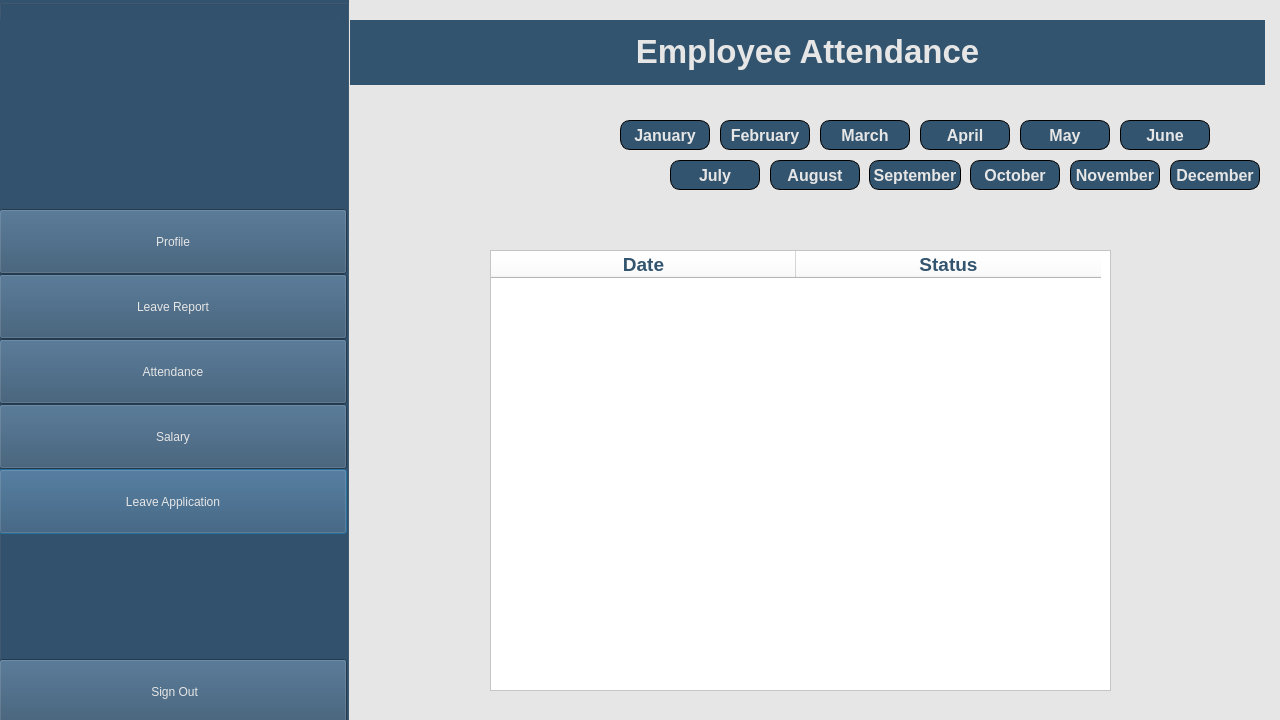
<?xml version="1.0" encoding="UTF-8"?>
<ui version="4.0">
 <class>Dialog</class>
 <widget class="QDialog" name="Dialog">
  <property name="geometry">
   <rect>
    <x>0</x>
    <y>0</y>
    <width>1280</width>
    <height>720</height>
   </rect>
  </property>
  <property name="minimumSize">
   <size>
    <width>1280</width>
    <height>720</height>
   </size>
  </property>
  <property name="maximumSize">
   <size>
    <width>1280</width>
    <height>720</height>
   </size>
  </property>
  <property name="mouseTracking">
   <bool>true</bool>
  </property>
  <property name="tabletTracking">
   <bool>true</bool>
  </property>
  <property name="windowTitle">
   <string>Dialog</string>
  </property>
  <property name="styleSheet">
   <string notr="true">background-color: rgb(230, 230, 230);</string>
  </property>
  <widget class="QGroupBox" name="side_bar">
   <property name="geometry">
    <rect>
     <x>-1</x>
     <y>-1</y>
     <width>350</width>
     <height>722</height>
    </rect>
   </property>
   <property name="minimumSize">
    <size>
     <width>350</width>
     <height>722</height>
    </size>
   </property>
   <property name="maximumSize">
    <size>
     <width>350</width>
     <height>722</height>
    </size>
   </property>
   <property name="styleSheet">
    <string notr="true">background-color: rgb(50, 82, 110);</string>
   </property>
   <property name="title">
    <string/>
   </property>
   <widget class="QLabel" name="logo">
    <property name="geometry">
     <rect>
      <x>0</x>
      <y>20</y>
      <width>341</width>
      <height>191</height>
     </rect>
    </property>
    <property name="text">
     <string/>
    </property>
    <property name="pixmap">
     <pixmap>../Images/logo-grey.png</pixmap>
    </property>
    <property name="scaledContents">
     <bool>true</bool>
    </property>
   </widget>
   <widget class="QPushButton" name="profile">
    <property name="geometry">
     <rect>
      <x>0</x>
      <y>470</y>
      <width>348</width>
      <height>65</height>
     </rect>
    </property>
    <property name="minimumSize">
     <size>
      <width>348</width>
      <height>65</height>
     </size>
    </property>
    <property name="maximumSize">
     <size>
      <width>348</width>
      <height>65</height>
     </size>
    </property>
    <property name="cursor">
     <cursorShape>PointingHandCursor</cursorShape>
    </property>
    <property name="styleSheet">
     <string notr="true">font: 20pt &quot;Sitka&quot; rgb(255, 255, 255);
color: rgb(230, 230, 230);</string>
    </property>
    <property name="text">
     <string>Leave Application</string>
    </property>
   </widget>
   <widget class="QPushButton" name="leave_report">
    <property name="geometry">
     <rect>
      <x>0</x>
      <y>210</y>
      <width>348</width>
      <height>65</height>
     </rect>
    </property>
    <property name="minimumSize">
     <size>
      <width>348</width>
      <height>65</height>
     </size>
    </property>
    <property name="maximumSize">
     <size>
      <width>348</width>
      <height>65</height>
     </size>
    </property>
    <property name="cursor">
     <cursorShape>PointingHandCursor</cursorShape>
    </property>
    <property name="styleSheet">
     <string notr="true">font: 20pt &quot;Sitka&quot;;
color: rgb(230, 230, 230);</string>
    </property>
    <property name="text">
     <string>Profile</string>
    </property>
   </widget>
   <widget class="QPushButton" name="leave_application">
    <property name="geometry">
     <rect>
      <x>0</x>
      <y>405</y>
      <width>348</width>
      <height>65</height>
     </rect>
    </property>
    <property name="minimumSize">
     <size>
      <width>348</width>
      <height>65</height>
     </size>
    </property>
    <property name="maximumSize">
     <size>
      <width>348</width>
      <height>65</height>
     </size>
    </property>
    <property name="cursor">
     <cursorShape>PointingHandCursor</cursorShape>
    </property>
    <property name="styleSheet">
     <string notr="true">font: 20pt &quot;Sitka&quot; rgb(255, 255, 255);
color: rgb(230, 230, 230);</string>
    </property>
    <property name="text">
     <string>Salary</string>
    </property>
   </widget>
   <widget class="QPushButton" name="salary">
    <property name="geometry">
     <rect>
      <x>0</x>
      <y>275</y>
      <width>348</width>
      <height>65</height>
     </rect>
    </property>
    <property name="minimumSize">
     <size>
      <width>348</width>
      <height>65</height>
     </size>
    </property>
    <property name="maximumSize">
     <size>
      <width>348</width>
      <height>65</height>
     </size>
    </property>
    <property name="cursor">
     <cursorShape>PointingHandCursor</cursorShape>
    </property>
    <property name="styleSheet">
     <string notr="true">font: 20pt &quot;Sitka&quot; rgb(255, 255, 255);
color: rgb(230, 230, 230);</string>
    </property>
    <property name="text">
     <string>Leave Report</string>
    </property>
   </widget>
   <widget class="QPushButton" name="attendance">
    <property name="geometry">
     <rect>
      <x>0</x>
      <y>340</y>
      <width>348</width>
      <height>65</height>
     </rect>
    </property>
    <property name="minimumSize">
     <size>
      <width>348</width>
      <height>65</height>
     </size>
    </property>
    <property name="maximumSize">
     <size>
      <width>348</width>
      <height>65</height>
     </size>
    </property>
    <property name="cursor">
     <cursorShape>PointingHandCursor</cursorShape>
    </property>
    <property name="styleSheet">
     <string notr="true">font: 20pt &quot;Sitka&quot; rgb(255, 255, 255);
color: rgb(230, 230, 230);</string>
    </property>
    <property name="text">
     <string>Attendance</string>
    </property>
   </widget>
   <widget class="QPushButton" name="sign_out">
    <property name="geometry">
     <rect>
      <x>0</x>
      <y>660</y>
      <width>348</width>
      <height>65</height>
     </rect>
    </property>
    <property name="minimumSize">
     <size>
      <width>348</width>
      <height>65</height>
     </size>
    </property>
    <property name="maximumSize">
     <size>
      <width>348</width>
      <height>65</height>
     </size>
    </property>
    <property name="cursor">
     <cursorShape>PointingHandCursor</cursorShape>
    </property>
    <property name="styleSheet">
     <string notr="true">font: italic 18pt &quot;Sitka&quot; rgb(255, 255, 255);
color: rgb(230, 230, 230);</string>
    </property>
    <property name="text">
     <string>  Sign Out </string>
    </property>
    <property name="icon">
     <iconset>
      <normaloff>../Images/sign out-grey.png</normaloff>
      <normalon>../Images/sign out-grey.png</normalon>../Images/sign out-grey.png</iconset>
    </property>
    <property name="iconSize">
     <size>
      <width>30</width>
      <height>30</height>
     </size>
    </property>
   </widget>
  </widget>
  <widget class="QPushButton" name="march">
   <property name="geometry">
    <rect>
     <x>820</x>
     <y>120</y>
     <width>90</width>
     <height>30</height>
    </rect>
   </property>
   <property name="font">
    <font>
     <pointsize>12</pointsize>
     <bold>true</bold>
    </font>
   </property>
   <property name="styleSheet">
    <string notr="true">background-color: rgb(50, 84, 110);
color: rgb(230, 230, 230);
border:1px solid;
border-radius: 10px
</string>
   </property>
   <property name="text">
    <string>March</string>
   </property>
  </widget>
  <widget class="QPushButton" name="oct">
   <property name="geometry">
    <rect>
     <x>970</x>
     <y>160</y>
     <width>90</width>
     <height>30</height>
    </rect>
   </property>
   <property name="font">
    <font>
     <pointsize>12</pointsize>
     <bold>true</bold>
    </font>
   </property>
   <property name="styleSheet">
    <string notr="true">background-color: rgb(50, 84, 110);
color: rgb(230, 230, 230);
border:1px solid;
border-radius: 10px</string>
   </property>
   <property name="text">
    <string>October</string>
   </property>
  </widget>
  <widget class="QPushButton" name="may">
   <property name="geometry">
    <rect>
     <x>1020</x>
     <y>120</y>
     <width>90</width>
     <height>30</height>
    </rect>
   </property>
   <property name="font">
    <font>
     <pointsize>12</pointsize>
     <bold>true</bold>
    </font>
   </property>
   <property name="styleSheet">
    <string notr="true">background-color: rgb(50, 84, 110);
color: rgb(230, 230, 230);
border:1px solid;
border-radius: 10px</string>
   </property>
   <property name="text">
    <string>May</string>
   </property>
  </widget>
  <widget class="QStackedWidget" name="stackedWidget">
   <property name="geometry">
    <rect>
     <x>380</x>
     <y>220</y>
     <width>741</width>
     <height>481</height>
    </rect>
   </property>
   <property name="styleSheet">
    <string notr="true">QHeaderView::section {
    background-color: rgb(50, 84, 110); /* Set your desired background color */
    color: rgb(230, 230, 230); /* Set the text color */
};
background-color: rgb(230, 230, 230);
color: rgb(50, 84, 110);</string>
   </property>
   <property name="currentIndex">
    <number>1</number>
   </property>
   <widget class="QWidget" name="first_page">
    <widget class="QTableWidget" name="table_start">
     <property name="geometry">
      <rect>
       <x>110</x>
       <y>30</y>
       <width>621</width>
       <height>441</height>
      </rect>
     </property>
     <property name="styleSheet">
      <string notr="true">background-color: rgb(230, 230, 230);
color: rgb(50, 84, 110);

QHeaderView::section {
    background-color: rgb(50, 84, 110); /* Set your desired background color */
    color: rgb(230, 230, 230); /* Set the text color */
};</string>
     </property>
     <attribute name="horizontalHeaderMinimumSectionSize">
      <number>96</number>
     </attribute>
     <attribute name="horizontalHeaderDefaultSectionSize">
      <number>305</number>
     </attribute>
     <column>
      <property name="text">
       <string>Date</string>
      </property>
      <property name="font">
       <font>
        <pointsize>14</pointsize>
        <bold>true</bold>
       </font>
      </property>
      <property name="background">
       <color>
        <red>85</red>
        <green>55</green>
        <blue>89</blue>
       </color>
      </property>
      <property name="foreground">
       <brush brushstyle="SolidPattern">
        <color alpha="255">
         <red>50</red>
         <green>84</green>
         <blue>110</blue>
        </color>
       </brush>
      </property>
     </column>
     <column>
      <property name="text">
       <string>Status</string>
      </property>
      <property name="font">
       <font>
        <pointsize>14</pointsize>
        <bold>true</bold>
       </font>
      </property>
      <property name="background">
       <color>
        <red>85</red>
        <green>55</green>
        <blue>89</blue>
       </color>
      </property>
      <property name="foreground">
       <brush brushstyle="SolidPattern">
        <color alpha="255">
         <red>50</red>
         <green>84</green>
         <blue>110</blue>
        </color>
       </brush>
      </property>
     </column>
    </widget>
   </widget>
   <widget class="QWidget" name="second_page">
    <widget class="QTableWidget" name="table_end">
     <property name="geometry">
      <rect>
       <x>110</x>
       <y>30</y>
       <width>621</width>
       <height>441</height>
      </rect>
     </property>
     <property name="styleSheet">
      <string notr="true">background-color: rgb(255, 255, 255);</string>
     </property>
     <attribute name="horizontalHeaderDefaultSectionSize">
      <number>305</number>
     </attribute>
     <column>
      <property name="text">
       <string>Date</string>
      </property>
      <property name="font">
       <font>
        <pointsize>14</pointsize>
        <bold>true</bold>
        <kerning>true</kerning>
       </font>
      </property>
      <property name="background">
       <color alpha="10">
        <red>230</red>
        <green>230</green>
        <blue>230</blue>
       </color>
      </property>
      <property name="foreground">
       <brush brushstyle="SolidPattern">
        <color alpha="255">
         <red>50</red>
         <green>84</green>
         <blue>110</blue>
        </color>
       </brush>
      </property>
     </column>
     <column>
      <property name="text">
       <string>Status</string>
      </property>
      <property name="font">
       <font>
        <pointsize>14</pointsize>
        <bold>true</bold>
       </font>
      </property>
      <property name="background">
       <color>
        <red>230</red>
        <green>230</green>
        <blue>230</blue>
       </color>
      </property>
      <property name="foreground">
       <brush brushstyle="SolidPattern">
        <color alpha="255">
         <red>50</red>
         <green>84</green>
         <blue>110</blue>
        </color>
       </brush>
      </property>
     </column>
    </widget>
   </widget>
  </widget>
  <widget class="QPushButton" name="april">
   <property name="geometry">
    <rect>
     <x>920</x>
     <y>120</y>
     <width>90</width>
     <height>30</height>
    </rect>
   </property>
   <property name="font">
    <font>
     <pointsize>12</pointsize>
     <bold>true</bold>
    </font>
   </property>
   <property name="styleSheet">
    <string notr="true">background-color: rgb(50, 84, 110);
color: rgb(230, 230, 230);
border:1px solid;
border-radius: 10px</string>
   </property>
   <property name="text">
    <string>April</string>
   </property>
  </widget>
  <widget class="QPushButton" name="aug">
   <property name="geometry">
    <rect>
     <x>770</x>
     <y>160</y>
     <width>90</width>
     <height>30</height>
    </rect>
   </property>
   <property name="font">
    <font>
     <pointsize>12</pointsize>
     <bold>true</bold>
    </font>
   </property>
   <property name="styleSheet">
    <string notr="true">background-color: rgb(50, 84, 110);
color: rgb(230, 230, 230);
border:1px solid;
border-radius: 10px</string>
   </property>
   <property name="text">
    <string>August</string>
   </property>
  </widget>
  <widget class="QPushButton" name="sep">
   <property name="geometry">
    <rect>
     <x>869</x>
     <y>160</y>
     <width>92</width>
     <height>30</height>
    </rect>
   </property>
   <property name="font">
    <font>
     <pointsize>12</pointsize>
     <bold>true</bold>
    </font>
   </property>
   <property name="styleSheet">
    <string notr="true">background-color: rgb(50, 84, 110);
color: rgb(230, 230, 230);
border:1px solid;
border-radius: 10px</string>
   </property>
   <property name="text">
    <string>September</string>
   </property>
  </widget>
  <widget class="QPushButton" name="feb">
   <property name="geometry">
    <rect>
     <x>720</x>
     <y>120</y>
     <width>90</width>
     <height>30</height>
    </rect>
   </property>
   <property name="font">
    <font>
     <pointsize>12</pointsize>
     <bold>true</bold>
    </font>
   </property>
   <property name="styleSheet">
    <string notr="true">background-color: rgb(50, 84, 110);
color: rgb(230, 230, 230);
border:1px solid;
border-radius: 10px</string>
   </property>
   <property name="text">
    <string>February</string>
   </property>
  </widget>
  <widget class="QPushButton" name="jan">
   <property name="geometry">
    <rect>
     <x>620</x>
     <y>120</y>
     <width>90</width>
     <height>30</height>
    </rect>
   </property>
   <property name="font">
    <font>
     <pointsize>12</pointsize>
     <bold>true</bold>
    </font>
   </property>
   <property name="styleSheet">
    <string notr="true">background-color: rgb(50, 84, 110);
color: rgb(230, 230, 230);
border:1px solid;
border-radius: 10px</string>
   </property>
   <property name="text">
    <string>January</string>
   </property>
  </widget>
  <widget class="QPushButton" name="nov">
   <property name="geometry">
    <rect>
     <x>1070</x>
     <y>160</y>
     <width>90</width>
     <height>30</height>
    </rect>
   </property>
   <property name="font">
    <font>
     <pointsize>12</pointsize>
     <bold>true</bold>
    </font>
   </property>
   <property name="styleSheet">
    <string notr="true">background-color: rgb(50, 84, 110);
color: rgb(230, 230, 230);
border:1px solid;
border-radius: 10px</string>
   </property>
   <property name="text">
    <string>November</string>
   </property>
  </widget>
  <widget class="QLabel" name="label">
   <property name="geometry">
    <rect>
     <x>350</x>
     <y>20</y>
     <width>915</width>
     <height>65</height>
    </rect>
   </property>
   <property name="font">
    <font>
     <pointsize>25</pointsize>
     <bold>true</bold>
     <underline>false</underline>
     <strikeout>false</strikeout>
     <kerning>true</kerning>
    </font>
   </property>
   <property name="autoFillBackground">
    <bool>false</bool>
   </property>
   <property name="styleSheet">
    <string notr="true">background-color: rgb(50, 84, 110);</string>
   </property>
   <property name="text">
    <string>&lt;html&gt;&lt;head/&gt;&lt;body&gt;&lt;p align=&quot;center&quot;&gt;&lt;span style=&quot; color:#e6e6e6;&quot;&gt;Employee Attendance&lt;/span&gt;&lt;/p&gt;&lt;/body&gt;&lt;/html&gt;</string>
   </property>
  </widget>
  <widget class="QPushButton" name="july">
   <property name="geometry">
    <rect>
     <x>670</x>
     <y>160</y>
     <width>90</width>
     <height>30</height>
    </rect>
   </property>
   <property name="font">
    <font>
     <pointsize>12</pointsize>
     <bold>true</bold>
    </font>
   </property>
   <property name="styleSheet">
    <string notr="true">background-color: rgb(50, 84, 110);
color: rgb(230, 230, 230);
border:1px solid;
border-radius: 10px</string>
   </property>
   <property name="text">
    <string>July</string>
   </property>
  </widget>
  <widget class="QPushButton" name="june">
   <property name="geometry">
    <rect>
     <x>1120</x>
     <y>120</y>
     <width>90</width>
     <height>30</height>
    </rect>
   </property>
   <property name="font">
    <font>
     <pointsize>12</pointsize>
     <bold>true</bold>
    </font>
   </property>
   <property name="styleSheet">
    <string notr="true">background-color: rgb(50, 84, 110);
color: rgb(230, 230, 230);
border:1px solid;
border-radius: 10px
</string>
   </property>
   <property name="text">
    <string>June</string>
   </property>
  </widget>
  <widget class="QPushButton" name="dec">
   <property name="geometry">
    <rect>
     <x>1170</x>
     <y>160</y>
     <width>90</width>
     <height>30</height>
    </rect>
   </property>
   <property name="font">
    <font>
     <pointsize>12</pointsize>
     <bold>true</bold>
    </font>
   </property>
   <property name="styleSheet">
    <string notr="true">background-color: rgb(50, 84, 110);
color: rgb(230, 230, 230);
border:1px solid;
border-radius: 10px</string>
   </property>
   <property name="text">
    <string>December</string>
   </property>
  </widget>
 </widget>
 <resources/>
 <connections/>
</ui>
